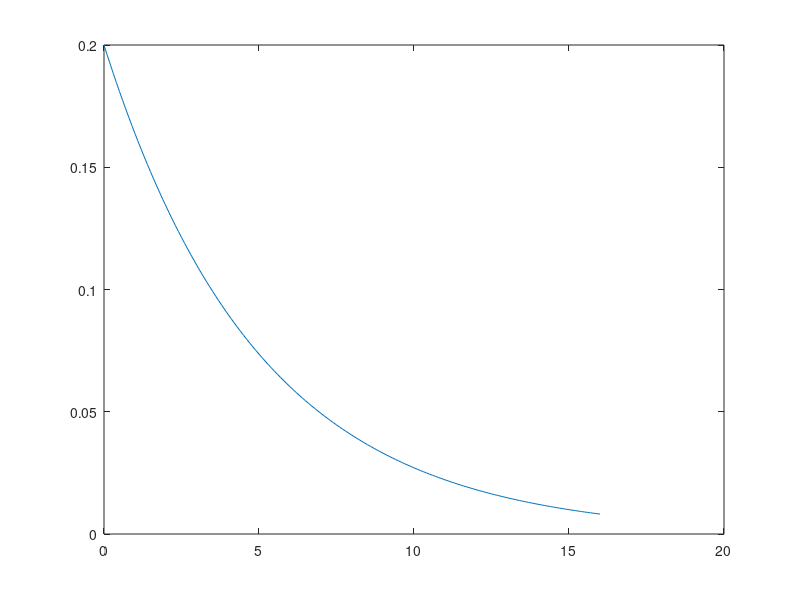

The MATLAB script that drew this image: (Note: this script raises an error after producing the figure.)
clear, clc

%%
x = 16;
PRO = expcdf(16,5)
interval = 0:0.1:16;
a = 1; b = 5;
F = @(x)(1/((5.^1)*gamma(1))).*(x.^(1-1)).*exp(-x/5);
plot(interval, F(interval))
% plot(interval, y(interval, alpha, beta),'-');
for i = 4:11
    disp('__________')
    N = 2.^i
    res = simp(F, 0, 16, N);
    erA = abs(PRO - res);
    erR = erA/PRO;
    dc = fix(-log(erA*2))
    xs = fix(-log(erR*2))
    disp('__________')
end
